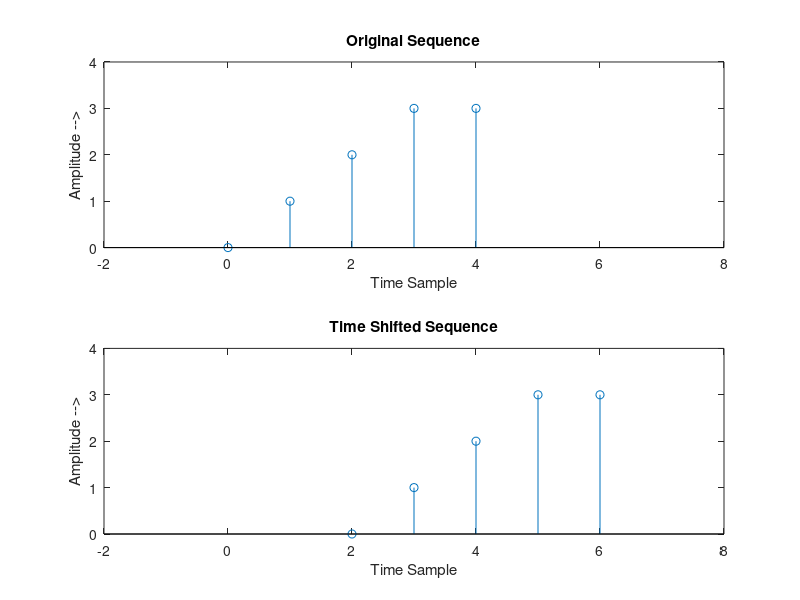

Write the MATLAB code that produced this figure.
clc; close all; clear all;
%time shifting

n = 0:4;
x =[0 1 2 3 3];
subplot(2,1,1);
stem(n,x);
xlabel('Time Sample'); ylabel('Amplitude -->');
title('Original Sequence');
axis([-2 8 0 4]);

m = n+2;
subplot(2,1,2);
stem(m,x);
xlabel('Time Sample'); ylabel('Amplitude -->');
title('Time Shifted Sequence');
axis([-2 8 0 4]);